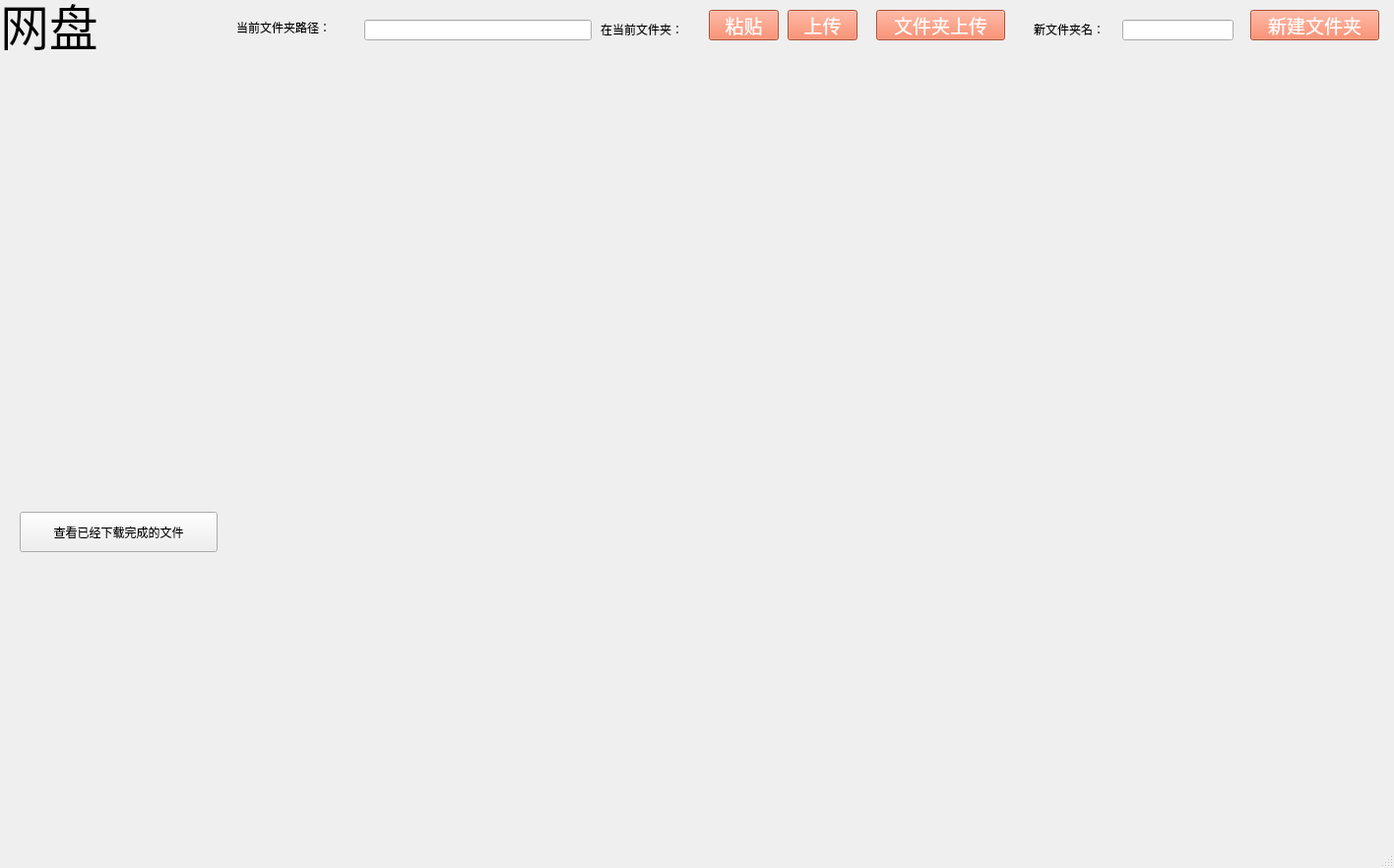
<?xml version="1.0" encoding="UTF-8"?>
<ui version="4.0">
 <class>MainWindow</class>
 <widget class="QMainWindow" name="MainWindow">
  <property name="geometry">
   <rect>
    <x>0</x>
    <y>0</y>
    <width>1416</width>
    <height>882</height>
   </rect>
  </property>
  <property name="windowTitle">
   <string>MainWindow</string>
  </property>
  <widget class="QWidget" name="centralwidget">
   <widget class="QLabel" name="label">
    <property name="geometry">
     <rect>
      <x>0</x>
      <y>-10</y>
      <width>101</width>
      <height>71</height>
     </rect>
    </property>
    <property name="styleSheet">
     <string notr="true">font-size:50px</string>
    </property>
    <property name="text">
     <string>网盘</string>
    </property>
   </widget>
   <widget class="QPushButton" name="uploadButton">
    <property name="geometry">
     <rect>
      <x>800</x>
      <y>10</y>
      <width>71</width>
      <height>31</height>
     </rect>
    </property>
    <property name="styleSheet">
     <string notr="true">/*按钮普通态*/
QPushButton
{
    /*字体为微软雅黑*/
    font-family:宋体;
    /*字体大小为20点*/
    font-size:14pt;
    /*字体颜色为白色*/    
    color:white;
    /*背景颜色*/  
    background-color:#f3704b;
}

/*按钮停留态*/
QPushButton:hover
{
    /*背景颜色*/  
    background-color:#f15a22;
}

/*按钮按下态*/
QPushButton:pressed
{
    /*背景颜色*/  
    background-color:#f15a22;
    /*左内边距为3像素，让按下时字向右移动3像素*/  
    padding-left:3px;
    /*上内边距为3像素，让按下时字向下移动3像素*/  
    padding-top:3px;
}
</string>
    </property>
    <property name="text">
     <string>上传</string>
    </property>
   </widget>
   <widget class="QWidget" name="horizontalLayoutWidget">
    <property name="geometry">
     <rect>
      <x>10</x>
      <y>60</y>
      <width>1391</width>
      <height>451</height>
     </rect>
    </property>
    <layout class="QHBoxLayout" name="fileTableLayout"/>
   </widget>
   <widget class="QLabel" name="label_3">
    <property name="geometry">
     <rect>
      <x>240</x>
      <y>20</y>
      <width>121</width>
      <height>16</height>
     </rect>
    </property>
    <property name="text">
     <string>当前文件夹路径：</string>
    </property>
   </widget>
   <widget class="QLineEdit" name="nowDirEdit">
    <property name="geometry">
     <rect>
      <x>370</x>
      <y>20</y>
      <width>231</width>
      <height>21</height>
     </rect>
    </property>
    <property name="text">
     <string/>
    </property>
   </widget>
   <widget class="QWidget" name="horizontalLayoutWidget_2">
    <property name="geometry">
     <rect>
      <x>10</x>
      <y>570</y>
      <width>1391</width>
      <height>261</height>
     </rect>
    </property>
    <layout class="QHBoxLayout" name="horizontalLayout">
     <item>
      <layout class="QVBoxLayout" name="downLoadLayout"/>
     </item>
     <item>
      <layout class="QVBoxLayout" name="uploadLayout"/>
     </item>
    </layout>
   </widget>
   <widget class="QPushButton" name="showDownload">
    <property name="geometry">
     <rect>
      <x>20</x>
      <y>520</y>
      <width>201</width>
      <height>41</height>
     </rect>
    </property>
    <property name="text">
     <string>查看已经下载完成的文件</string>
    </property>
   </widget>
   <widget class="QPushButton" name="pasteButton">
    <property name="geometry">
     <rect>
      <x>720</x>
      <y>10</y>
      <width>71</width>
      <height>31</height>
     </rect>
    </property>
    <property name="styleSheet">
     <string notr="true">/*按钮普通态*/
QPushButton
{
    /*字体为微软雅黑*/
    font-family:宋体;
    /*字体大小为20点*/
    font-size:14pt;
    /*字体颜色为白色*/    
    color:white;
    /*背景颜色*/  
    background-color:#f3704b;
}

/*按钮停留态*/
QPushButton:hover
{
    /*背景颜色*/  
    background-color:#f15a22;
}

/*按钮按下态*/
QPushButton:pressed
{
    /*背景颜色*/  
    background-color:#f15a22;
    /*左内边距为3像素，让按下时字向右移动3像素*/  
    padding-left:3px;
    /*上内边距为3像素，让按下时字向下移动3像素*/  
    padding-top:3px;
}
</string>
    </property>
    <property name="text">
     <string>粘贴</string>
    </property>
   </widget>
   <widget class="QLabel" name="label_4">
    <property name="geometry">
     <rect>
      <x>610</x>
      <y>20</y>
      <width>101</width>
      <height>20</height>
     </rect>
    </property>
    <property name="text">
     <string>在当前文件夹：</string>
    </property>
   </widget>
   <widget class="QPushButton" name="createFolderButton">
    <property name="geometry">
     <rect>
      <x>1270</x>
      <y>10</y>
      <width>131</width>
      <height>31</height>
     </rect>
    </property>
    <property name="styleSheet">
     <string notr="true">/*按钮普通态*/
QPushButton
{
    /*字体为微软雅黑*/
    font-family:宋体;
    /*字体大小为20点*/
    font-size:14pt;
    /*字体颜色为白色*/    
    color:white;
    /*背景颜色*/  
    background-color:#f3704b;
}

/*按钮停留态*/
QPushButton:hover
{
    /*背景颜色*/  
    background-color:#f15a22;
}

/*按钮按下态*/
QPushButton:pressed
{
    /*背景颜色*/  
    background-color:#f15a22;
    /*左内边距为3像素，让按下时字向右移动3像素*/  
    padding-left:3px;
    /*上内边距为3像素，让按下时字向下移动3像素*/  
    padding-top:3px;
}
</string>
    </property>
    <property name="text">
     <string>新建文件夹</string>
    </property>
   </widget>
   <widget class="QLineEdit" name="newFolderName">
    <property name="geometry">
     <rect>
      <x>1140</x>
      <y>20</y>
      <width>113</width>
      <height>21</height>
     </rect>
    </property>
   </widget>
   <widget class="QLabel" name="label_5">
    <property name="geometry">
     <rect>
      <x>1050</x>
      <y>20</y>
      <width>101</width>
      <height>20</height>
     </rect>
    </property>
    <property name="text">
     <string>新文件夹名：</string>
    </property>
   </widget>
   <widget class="QPushButton" name="folderUploadButton">
    <property name="geometry">
     <rect>
      <x>890</x>
      <y>10</y>
      <width>131</width>
      <height>31</height>
     </rect>
    </property>
    <property name="styleSheet">
     <string notr="true">/*按钮普通态*/
QPushButton
{
    /*字体为微软雅黑*/
    font-family:宋体;
    /*字体大小为20点*/
    font-size:14pt;
    /*字体颜色为白色*/    
    color:white;
    /*背景颜色*/  
    background-color:#f3704b;
}

/*按钮停留态*/
QPushButton:hover
{
    /*背景颜色*/  
    background-color:#f15a22;
}

/*按钮按下态*/
QPushButton:pressed
{
    /*背景颜色*/  
    background-color:#f15a22;
    /*左内边距为3像素，让按下时字向右移动3像素*/  
    padding-left:3px;
    /*上内边距为3像素，让按下时字向下移动3像素*/  
    padding-top:3px;
}
</string>
    </property>
    <property name="text">
     <string>文件夹上传</string>
    </property>
   </widget>
   <widget class="QLabel" name="hello">
    <property name="geometry">
     <rect>
      <x>110</x>
      <y>20</y>
      <width>121</width>
      <height>16</height>
     </rect>
    </property>
    <property name="text">
     <string/>
    </property>
   </widget>
  </widget>
  <widget class="QMenuBar" name="menubar">
   <property name="geometry">
    <rect>
     <x>0</x>
     <y>0</y>
     <width>1416</width>
     <height>26</height>
    </rect>
   </property>
  </widget>
  <widget class="QStatusBar" name="statusbar"/>
 </widget>
 <resources/>
 <connections/>
</ui>
